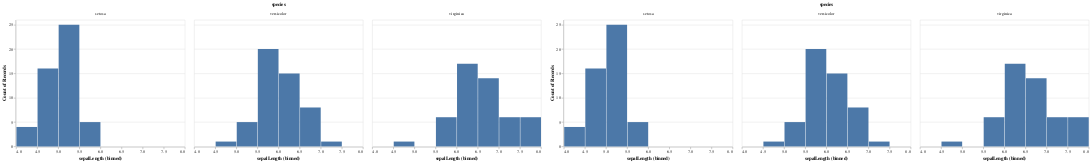

This figure's notebook cell:
### Code cell


### Figure 1 — Vega-Lite specification as saved in the notebook (floating-point values rounded to 4 significant figures; data arrays with more than 128 entries replaced by an {"elided": "..."} marker saying what was removed)
{"config": {"view": {"continuousWidth": 400, "continuousHeight": 300}}, "hconcat": [{"facet": {"type": "nominal", "field": "species"}, "spec": {"mark": "bar", "encoding": {"x": {"type": "quantitative", "bin": {}, "field": "sepalLength"}, "y": {"type": "quantitative", "aggregate": "count"}}}}, {"facet": {"type": "nominal", "field": "species"}, "spec": {"mark": "bar", "encoding": {"x": {"type": "quantitative", "bin": {}, "field": "sepalLength"}, "y": {"type": "quantitative", "aggregate": "count"}}}}], "data": {"name": "data-a264acbd6e539a8b3afc0cb5f240fb57"}, "$schema": "https://vega.github.io/schema/vega-lite/v4.8.1.json", "datasets": {"data-a264acbd6e539a8b3afc0cb5f240fb57": {"elided": "150 records"}}}
